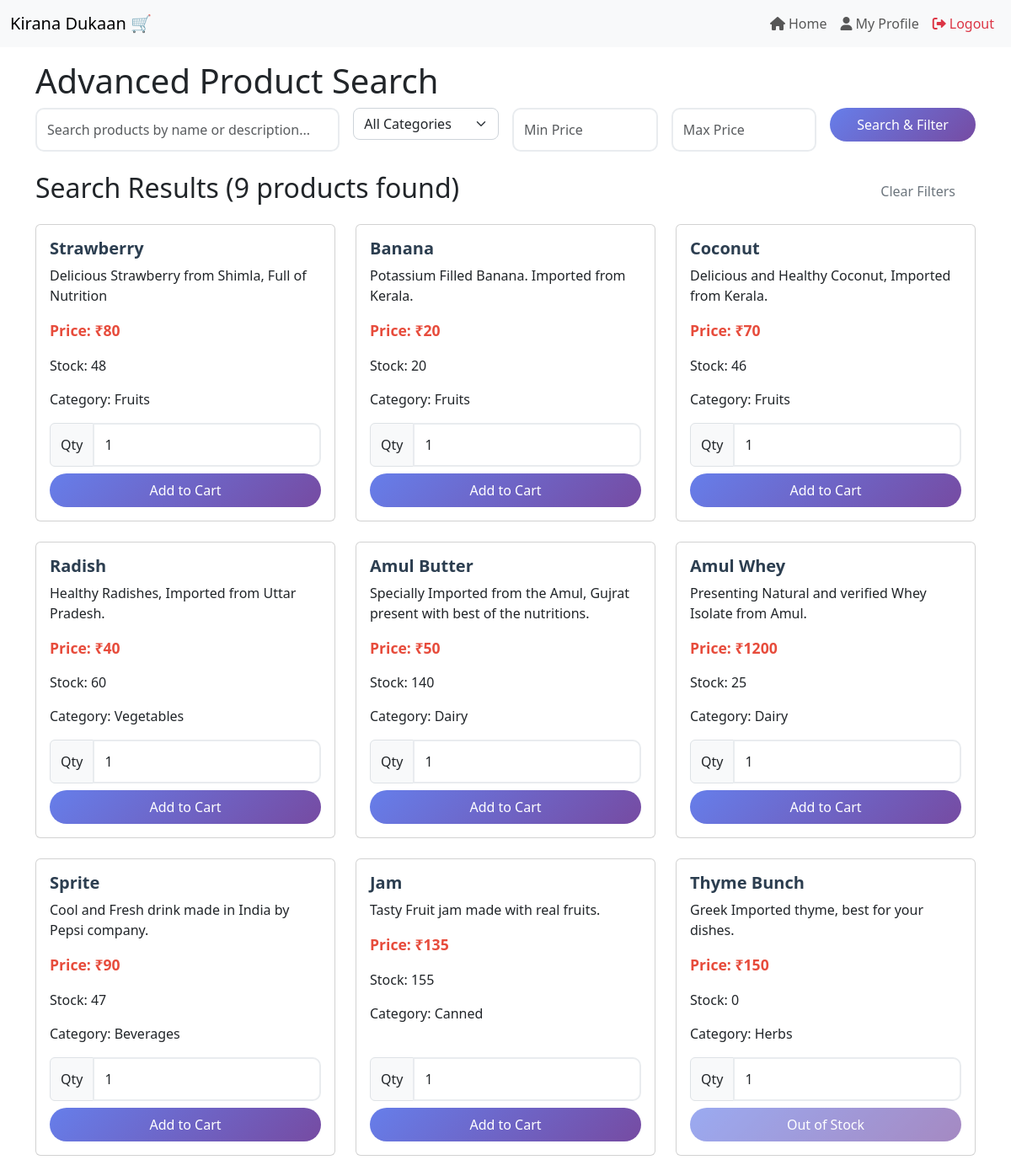
Page /search (signed in) on the committed database.
### models.py (models this page shows)
class Product(db.Model):
    id = db.Column(db.Integer, primary_key=True)
    name = db.Column(db.String(64), nullable=False)
    price = db.Column(db.Integer, nullable=False)
    description = db.Column(db.String(256), nullable=False)
    category_id = db.Column(db.Integer, db.ForeignKey('category.id'), nullable=False)
    quantity = db.Column(db.Integer, nullable=False)
    man_date = db.Column(db.Date, nullable=False)
    cart_items = db.relationship('Cart', backref='product', lazy=True)
    orders = db.relationship('Order', backref='product', lazy=True)

class Category(db.Model):
    id = db.Column(db.Integer, primary_key=True)
    name = db.Column(db.String(32), unique=True)
    products = db.relationship('Product', backref='category', lazy=True)

### routes.py (the view)
@main.route('/search')
@auth_required
def search():
    user_id = session['user_id']
    user = User.query.get(user_id)
    categories = Category.query.all()
    query = request.args.get('q', '')
    category_filter = request.args.get('category', '')
    min_price = request.args.get('min_price', '')
    max_price = request.args.get('max_price', '')
    products_query = Product.query
    if query:
        products_query = products_query.filter(
            (Product.name.contains(query)) | (Product.description.contains(query))
        )
    if category_filter:
        products_query = products_query.filter(Product.category_id == category_filter)
    if min_price:
        try:
            min_price_val = float(min_price)
            products_query = products_query.filter(Product.price >= min_price_val)
        except ValueError:
            pass
    if max_price:
        try:
            max_price_val = float(max_price)
            products_query = products_query.filter(Product.price <= max_price_val)
        except ValueError:
            pass
    products = products_query.all()
    return render_template('searchbar.html', user=user, products=products, categories=categories, query=query, category_filter=category_filter, min_price=min_price, max_price=max_price)

### routes.py (called while the page is built)
def auth_required(f):
    @wraps(f)
    def decorated_function(*args, **kwargs):
        if 'user_id' not in session:
            flash('Please log in to access this page.', 'warning')
            return redirect(url_for('main.login'))
        return f(*args, **kwargs)
    return decorated_function

### templates/searchbar.html (shortened to what this page needs)
{% extends 'layout.html' %}
{% block content %}
    <h1>Advanced Product Search</h1>
    <form method="get" action="{{ url_for('main.index') }}" class="mb-4">
        <div class="row g-3">
            <div class="col-md-4">
                <input type="text" class="form-control" name="q" placeholder="Search products by name or description..." value="{{ query }}">
            </div>
            <div class="col-md-2">
                <select class="form-select" name="category">
                    <option value="">All Categories</option>
                </select>
            </div>
            <div class="col-md-2">
                <input type="number" class="form-control" name="min_price" placeholder="Min Price" value="{{ min_price }}" min="0" step="0.01">
            </div>
            <div class="col-md-2">
                <input type="number" class="form-control" name="max_price" placeholder="Max Price" value="{{ max_price }}" min="0" step="0.01">
            </div>
            <div class="col-md-2">
                <button class="btn btn-primary w-100" type="submit">Search & Filter</button>
            </div>
        </div>
    </form>
    {% if products %}
        <div class="d-flex justify-content-between align-items-center mb-3">
            <h2>Search Results ({{ products|length }} products found)</h2>
            <a href="{{ url_for('main.index') }}" class="btn btn-outline-secondary">Clear Filters</a>
        </div>
        <div class="row">
            {% for product in products %}
            <div class="col-md-4 mb-4">
                <div class="card h-100">
                    <div class="card-body d-flex flex-column">
                        <h5 class="card-title">{{ product.name }}</h5>
                        <p class="card-text">{{ product.description }}</p>
                        <p class="card-text"><strong>Price: ₹{{ product.price }}</strong></p>
                        <p class="card-text">Stock: {{ product.quantity }}</p>
                        <p class="card-text">Category: {{ product.category.name }}</p>
                        <form action="{{ url_for('main.add_to_cart', product_id=product.id) }}" method="post" class="mt-auto">
                            <div class="input-group mb-2">
                                <span class="input-group-text">Qty</span>
                                <input type="number" class="form-control" name="quantity" value="1" min="1" max="{{ product.quantity }}">
                            </div>
                            <button type="submit" class="btn btn-primary w-100" {% if product.quantity == 0 %}disabled{% endif %}>
                                {% if product.quantity == 0 %}Out of Stock{% else %}Add to Cart{% endif %}
                            </button>
                        </form>
                    </div>
                </div>
            </div>
            {% endfor %}
        </div>
    {% elif query or category_filter or min_price or max_price %}
        <div class="alert alert-warning">
            <h4>No products found</h4>
            <p>No products match your search criteria. Try adjusting your filters or <a href="{{ url_for('main.index') }}">clear all filters</a>.</p>
        </div>
    {% else %}
        <div class="alert alert-info">
            <h4>Start Your Search</h4>
            <p>Use the filters above to find the products you're looking for.</p>
        </div>
    {% endif %}
{% endblock %}

### static/css/custom.css (style rules this page uses)
.form-select, .form-control { border-radius: 8px; border: 1px solid #ced4da; }
.btn-primary { background: linear-gradient(135deg, #667eea 0%, #764ba2 100%); border: none; border-radius: 8px; font-weight: 500; transition: all 0.3s ease; }
.card-body h5.card-title { color: #2c3e50; font-weight: 600; }
.card-text strong { color: #e74c3c; font-size: 1.1em; }
.btn { border-radius: 25px; font-weight: 500; padding: 0.5rem 1.5rem; transition: all 0.3s ease; border: none; }
.btn-primary { background: linear-gradient(135deg, #667eea 0%, #764ba2 100%); }
.form-control { border-radius: 10px; border: 2px solid #e9ecef; padding: 0.75rem; transition: border-color 0.3s ease, box-shadow 0.3s ease; }

### rows in the picture
Product: name "Strawberry", description "Delicious Strawberry from Shimla, Full of Nutrition", price "80", quantity "48", category.name "Fruits", shows "Add to Cart"
Product: name "Banana", description "Potassium Filled Banana. Imported from Kerala.", price "20", quantity "20", category.name "Fruits", shows "Add to Cart"
Product: name "Coconut", description "Delicious and Healthy Coconut, Imported from Kerala.", price "70", quantity "46", category.name "Fruits", shows "Add to Cart"
Product: name "Radish", description "Healthy Radishes, Imported from Uttar Pradesh.", price "40", quantity "60", category.name "Vegetables", shows "Add to Cart"
Product: name "Amul Butter", description "Specially Imported from the Amul, Gujrat present with best of the nutritions.", price "50", quantity "140", category.name "Dairy", shows "Add to Cart"
Product: name "Amul Whey", description "Presenting Natural and verified Whey Isolate from Amul.", price "1200", quantity "25", category.name "Dairy", shows "Add to Cart"
Product: name "Sprite", description "Cool and Fresh drink made in India by Pepsi company.", price "90", quantity "47", category.name "Beverages", shows "Add to Cart"
Product: name "Jam", description "Tasty Fruit jam made with real fruits.", price "135", quantity "155", category.name "Canned", shows "Add to Cart"
Product: name "Thyme Bunch", description "Greek Imported thyme, best for your dishes.", price "150", quantity "0", category.name "Herbs", shows "Out of Stock"

### other values in the picture
{{ products|length }} "9"
